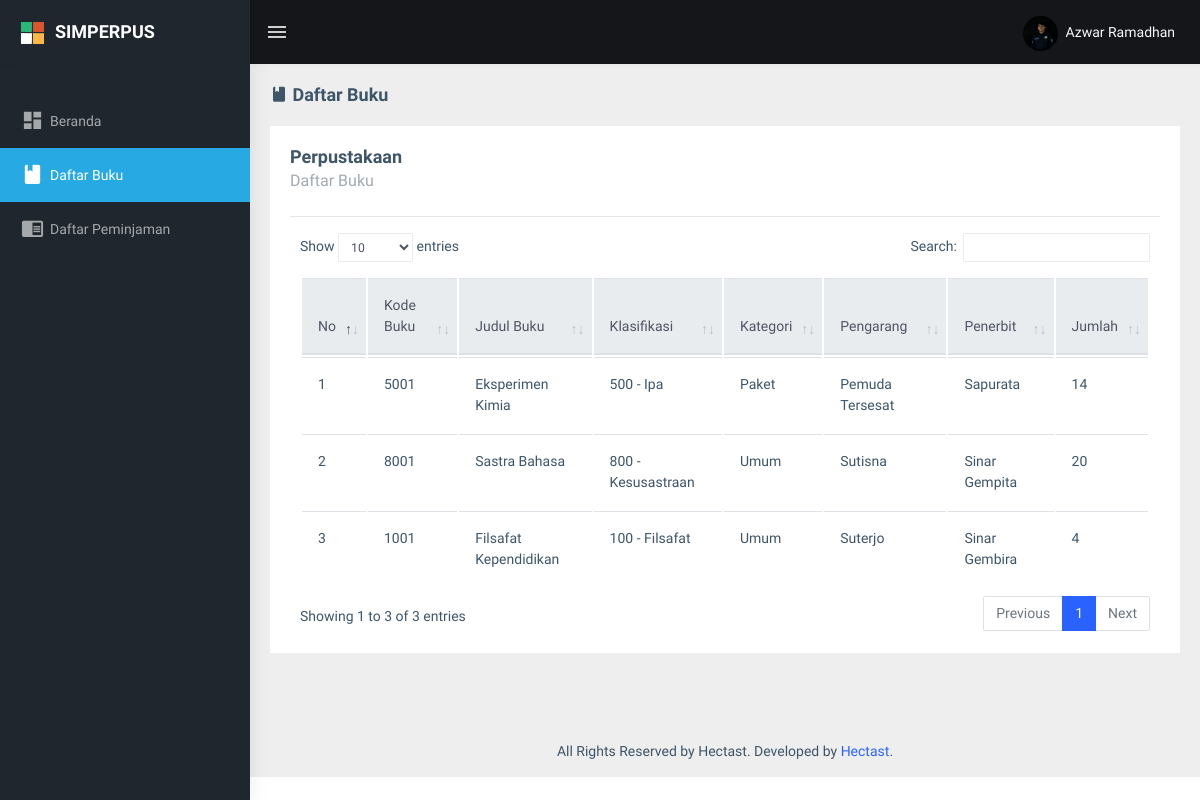
Page /daftar_buku (signed in) on the committed database.
### tables this page shows
CREATE TABLE `anggota` (
  `nisn` varchar(20) NOT NULL,
  `nama_lengkap` varchar(100) NOT NULL,
  `no_hp` varchar(14) NOT NULL,
  `tempat_lahir` varchar(20) NOT NULL,
  `tgl_lahir` date NOT NULL,
  `jk` varchar(10) NOT NULL,
  `id_kelas` int(11) NOT NULL,
  `thn_masuk` varchar(4) NOT NULL,
  `foto` varchar(50) NOT NULL,
  `pass` varchar(80) NOT NULL,
  `username` varchar(50) NOT NULL
);

CREATE TABLE `buku` (
  `id_buku` int(11) NOT NULL,
  `kode_isbn` varchar(100) NOT NULL,
  `no_buku` char(6) NOT NULL,
  `judul_buku` varchar(120) NOT NULL,
  `pengarang` varchar(100) NOT NULL,
  `penerbit` varchar(100) NOT NULL,
  `tahun_terbit` varchar(5) NOT NULL,
  `tempat_terbit` varchar(100) NOT NULL,
  `kategori_buku` tinyint(4) NOT NULL,
  `kode_klasifikasi` char(3) NOT NULL,
  `jilid_edisi` varchar(20) NOT NULL,
  `jumlah_buku` int(11) NOT NULL,
  `sumber_dana` varchar(50) NOT NULL,
  `harga_satuan` int(11) NOT NULL,
  `tanggal_input` datetime NOT NULL
);

CREATE TABLE `klasifikasi` (
  `kode_klasifikasi` char(3) NOT NULL,
  `klasifikasi` varchar(50) NOT NULL
);

### app/get_data.php (called while the page is built, shortened)
<?php
    if (isset($_SESSION['unique_user']) && $_SESSION['type_user'] == "anggota") {
        $stmt_data = $mysqli->prepare("SELECT * FROM anggota WHERE nisn='{$_SESSION['unique2_user']}'");
        $stmt_data->execute();
        $result_data = $stmt_data->get_result();
        $row_data = $result_data->fetch_object();
    } else if (isset($_SESSION['unique_user']) && $_SESSION['type_user'] == "guru") {
        $stmt_data = $mysqli->prepare("SELECT * FROM guru WHERE nuptk='{$_SESSION['unique2_user']}'");
        $stmt_data->execute();
        $result_data = $stmt_data->get_result();
        $row_data = $result_data->fetch_object();
        $stmt_transaksi = $mysqli->prepare("SELECT * FROM transaksi WHERE nuptk='{$_SESSION['unique2_user']}'");
        $stmt_transaksi->execute();
        $result_transaksi = $stmt_transaksi->get_result();
        $row_transaksi = $result_transaksi->fetch_object();
        $stmt_transaksi2 = $mysqli->prepare("SELECT * FROM transaksi WHERE tgl_kembali='0' AND nuptk='{$_SESSION['unique2_user']}'");
        $stmt_transaksi2->execute();
        $result_transaksi2 = $stmt_transaksi2->get_result();
        $row_transaksi2 = $result_transaksi2->fetch_object();
        $stmt_transaksi->close();
        $stmt_data->close();
        $stmt_transaksi2->close();
    } else if (isset($_SESSION['unique_user']) && $_SESSION['type_user'] == "admin") {
        $stmt_data = $mysqli->prepare("SELECT * FROM admin WHERE id_admin='{$_SESSION['unique2_user']}'");
        $stmt_data->execute();
        $result_data = $stmt_data->get_result();
        $row_data = $result_data->fetch_object();
        $stmt_data->close();
    }
?>

### views/pages/user/daftar_buku.php (the view)
<div class="page-wrapper">
    <div class="page-breadcrumb">
        <div class="row">
            <div class="col-12 d-flex no-block align-items-center">
                <h4 class="page-title"><i class="<?= $icon ?>"></i> <?= $title ?></h4>
            </div>
        </div>
    </div>
    <div class="container-fluid">
        <div class="row">
            <div class="col-md-12">
                <div class="card">
                    <div class="card-body">
                        <div class="d-md-flex align-items-center">
                            <div>
                                <h4 class="card-title">Perpustakaan</h4>
                                <h5 class="card-subtitle"><?= $title ?></h5>
                            </div>
                        </div>
                        <hr>
                        <div class="row">
                            <div class="col-lg-12">
                                <div class="table-responsive">
                                    <table class="table table-hover" id="datatable_r">
                                        <thead class="thead-light">
                                            <tr>
                                                <th>No</th>
                                                <th>Kode Buku</th>
                                                <th>Judul Buku</th>
                                                <th>Klasifikasi</th>
                                                <th>Kategori</th>
                                                <th>Pengarang</th>
                                                <th>Penerbit</th>
                                                <th>Jumlah</th>
                                            </tr>
                                        </thead>
                                        <tbody>
                                            <?php
                                                $nomor = 1;
                                                $query = $mysqli->prepare("SELECT * FROM buku JOIN klasifikasi ON buku.kode_klasifikasi = klasifikasi.kode_klasifikasi");
                                                $query->execute();
                                                $result = $query->get_result();
                                                while ($row = $result->fetch_object()) {
                                                ?>
                                                    <tr>
                                                        <td><?= $nomor; ?></td>
                                                        <td><?= $row->no_buku; ?></td>
                                                        <td><?= $row->judul_buku; ?></td>
                                                        <td><?= $row->kode_klasifikasi; ?> - <?= $row->klasifikasi; ?></td>
                                                        <td>
                                                            <?php if ($row->kategori_buku == 1) : ?>
                                                                Umum
                                                            <?php elseif ($row->kategori_buku == 0) : ?>
                                                                Paket
                                                            <?php else : ?>
                                                                -
                                                            <?php endif; ?>
                                                        </td>
                                                        <td><?= $row->pengarang; ?></td>
                                                        <td><?= $row->penerbit; ?></td>
                                                        <td><?= $row->jumlah_buku; ?></td>
                                                    </tr>
                                            <?php
                                                $nomor++;
                                                }
                                            ?>
                                        </tbody>
                                    </table>
                                </div>
                            </div>
                        </div>
                    </div>
                </div>
            </div>
        </div>
    </div>

### views/layout/header.php (shortened to what this page needs)
<!DOCTYPE html>
<html dir="ltr" lang="en">
<head>
    <link href="public/assets/libs/flot/css/float-chart.css" rel="stylesheet">
    <link href="public/assets/libs/datatables.net-bs4/css/dataTables.bootstrap4.css" rel="stylesheet">
    <link rel="stylesheet" href="public/dist/css/icons/font-awesome/css/fontawesome.css">
    <link rel="stylesheet" href="public/dist/css/yearpicker.css">
    <link rel="stylesheet" href="public/assets/libs/select2/dist/css/select2.min.css">
    <link href="public/dist/css/style.min.css" rel="stylesheet">
</head>
<body>

### views/layout/navbar.php (shortened to what this page needs)
<div id="main-wrapper">
    <header class="topbar" data-navbarbg="skin5">
        <nav class="navbar top-navbar navbar-expand-md navbar-dark">
            <div class="navbar-header" data-logobg="skin5">
                <?php if (isset($_GET['views_admin'])) : ?>
                    <a class="navbar-brand" href="beranda_admin">
                        <b class="logo-icon p-l-10">
                            <img src="public/assets/images/logo-icon.png" alt="homepage" class="light-logo" />
                        </b>
                        <span class="logo-text">
                            <h4 class="light-logo mt-2">SIMPERPUS</h4>
                        </span>
                    </a>
                <?php elseif (isset($_GET['views_user'])) : ?>
                    <a class="navbar-brand" href="beranda">
                        <b class="logo-icon p-l-10">
                            <img src="public/assets/images/logo-icon.png" alt="homepage" class="light-logo" />
                        </b>
                        <span class="logo-text">
                            <h4 class="light-logo mt-2">SIMPERPUS</h4>
                        </span>
                    </a>
                <?php endif; ?>
            </div>
            <div class="navbar-collapse collapse" id="navbarSupportedContent" data-navbarbg="skin5">
                <ul class="navbar-nav float-left mr-auto">
                    <li class="nav-item d-none d-md-block"><a class="nav-link sidebartoggler waves-effect waves-light" href="javascript:void(0)" data-sidebartype="mini-sidebar"><i class="mdi mdi-menu font-24"></i></a></li>
                </ul>
                <ul class="navbar-nav float-right">
                    <li class="nav-item dropdown">
                        <?php if (isset($_GET['views_admin'])) : ?>
                            <a class="nav-link dropdown-toggle text-muted waves-effect waves-dark pro-pic" href="" data-toggle="dropdown" aria-haspopup="true" aria-expanded="false">
                                <img src="public/assets/images/users/1.jpg" alt="user" class="rounded-circle" width="31">
                                <span class="text-light ml-1"><?= $row_data->nama; ?></span>
                            </a>
                            <div class="dropdown-menu dropdown-menu-right user-dd animated">
                                <a class="dropdown-item" href="javascript:void(0)" data-toggle="modal" data-target="#modalPengaturanAkun"><i class="ti-settings m-r-5 m-l-5"></i> Pengaturan Akun</a>
                                <a class="dropdown-item" href="app/aksi_logout.php" onclick="return confirm('Yakin ingin keluar dari akun ini ?')"><i class="fa fa-power-off m-r-5 m-l-5"></i> Logout</a>
                            </div>
                        <?php elseif (isset($_GET['views_user'])) : ?>
                            <a class="nav-link dropdown-toggle text-muted waves-effect waves-dark pro-pic" href="" data-toggle="dropdown" aria-haspopup="true" aria-expanded="false">
                                <img src="public/uploads/<?= $row_data->foto; ?>" alt="user" class="rounded-circle" height="35" width="35" style="object-fit:cover;">
                                <span class="text-light ml-1"><?= $row_data->nama_lengkap; ?></span>
                            </a>
                        <?php endif; ?>
                    </li>
                </ul>
            </div>
        </nav>
    </header>

### views/layout/sidebar.php (shortened to what this page needs)
<aside class="left-sidebar" data-sidebarbg="skin5">
    <div class="scroll-sidebar">
        <nav class="sidebar-nav">
            <ul id="sidebarnav" class="p-t-30">
                <?php if (isset($_GET['views_admin'])) : ?>
                <li class="sidebar-item"> <a class="sidebar-link waves-effect waves-dark sidebar-link" href="beranda_admin" aria-expanded="false"><i class="mdi mdi-view-dashboard"></i><span class="hide-menu">Beranda</span></a></li>
                <li class="sidebar-item"> <a class="sidebar-link has-arrow waves-effect waves-dark" href="javascript:void(0)" aria-expanded="false"><i class="mdi mdi-receipt"></i><span class="hide-menu">Master Data </span></a>
                    <ul aria-expanded="false" class="collapse  first-level">
                        <li class="sidebar-item"><a href="data_kelas" class="sidebar-link"><i class="fas fa-clipboard"></i><span class="hide-menu"> Data Kelas </span></a></li>
                        <li class="sidebar-item"><a href="data_anggota" class="sidebar-link"><i class="fas fa-users"></i><span class="hide-menu"> Data Anggota </span></a></li>
                        <li class="sidebar-item"><a href="data_guru" class="sidebar-link"><i class="fas fa-user"></i><span class="hide-menu"> Data Guru </span></a></li>
                        <li class="sidebar-item"><a href="data_buku" class="sidebar-link"><i class="fas fa-book"></i><span class="hide-menu"> Data Buku </span></a></li>
                        <li class="sidebar-item"><a href="data_non_buku" class="sidebar-link"><i class="fas fa-box"></i><span class="hide-menu"> Data Non Buku </span></a></li>
                    </ul>
                </li>
                <li class="sidebar-item"> <a class="sidebar-link waves-effect waves-dark sidebar-link" href="peminjaman" aria-expanded="false"><i class="fas fa-address-book"></i><span class="hide-menu">Peminjaman</span></a></li>
                <?php elseif (isset($_GET['views_user'])) : ?>
                <li class="sidebar-item"> <a class="sidebar-link waves-effect waves-dark sidebar-link" href="beranda" aria-expanded="false"><i class="mdi mdi-view-dashboard"></i><span class="hide-menu">Beranda</span></a></li>
                <li class="sidebar-item"> <a class="sidebar-link waves-effect waves-dark sidebar-link" href="daftar_buku" aria-expanded="false"><i class="mdi mdi-book"></i><span class="hide-menu">Daftar Buku</span></a></li>
                <li class="sidebar-item"> <a class="sidebar-link waves-effect waves-dark sidebar-link" href="daftar_peminjaman" aria-expanded="false"><i class="mdi mdi-book-open"></i><span class="hide-menu">Daftar Peminjaman</span></a></li>
                <?php endif; ?>
            </ul>
        </nav>
    </div>
</aside>

### user.php (shortened to what this page needs)
<?php
include 'app/env.php';
?>
<?php
include 'app/get_data.php';
if (isset($_GET['views_user']) && $_GET['views_user'] == 'beranda') {
    $title = 'Beranda';
    $icon = 'mdi mdi-view-dashboard';
} else if (isset($_GET['views_user']) && $_GET['views_user'] == 'daftar_buku') {
    $title = 'Daftar Buku';
    $icon = 'mdi mdi-book';
} else if (isset($_GET['views_user']) && $_GET['views_user'] == 'daftar_peminjaman') {
    $title = 'Daftar Peminjaman';
    $icon = 'mdi mdi-book-open';
} else {
    $title = 'Beranda';
    $icon = 'mdi mdi-view-dashboard';
}
include 'views/layout/header.php';
include 'views/layout/navbar.php';
include 'views/layout/sidebar.php';
if (isset($_GET['views_user']) && $_GET['views_user'] == 'beranda') {
    include 'views/pages/user/beranda.php';
} else if (isset($_GET['views_user']) && $_GET['views_user'] == 'daftar_buku') {
    include 'views/pages/user/daftar_buku.php';
} else if (isset($_GET['views_user']) && $_GET['views_user'] == 'daftar_peminjaman') {
    include 'views/pages/user/daftar_peminjaman.php';
} else {
    include 'views/pages/user/beranda.php';
}
include 'views/layout/footer.php';
?>

### views/layout/footer.php (shortened to what this page needs)
<footer class="footer text-center">
    All Rights Reserved by Hectast. Developed by <a href="https://github.com/hectast" target="_BLANK">Hectast</a>.
</footer>
</div>
</div>
</body>
</html>

### rows in the picture
anggota: foto (picture), nama_lengkap "Azwar Ramadhan"
buku: no_buku "5001", judul_buku "Eksperimen Kimia", kode_klasifikasi.kode_klasifikasi "500", kode_klasifikasi.klasifikasi "Ipa", kategori_buku "Paket", pengarang "Pemuda Tersesat", penerbit "Sapurata", jumlah_buku "14"
buku: no_buku "8001", judul_buku "Sastra Bahasa", kode_klasifikasi.kode_klasifikasi "800", kode_klasifikasi.klasifikasi "Kesusastraan", kategori_buku "Umum", pengarang "Sutisna", penerbit "Sinar Gempita", jumlah_buku "20"
buku: no_buku "1001", judul_buku "Filsafat Kependidikan", kode_klasifikasi.kode_klasifikasi "100", kode_klasifikasi.klasifikasi "Filsafat", kategori_buku "Umum", pengarang "Suterjo", penerbit "Sinar Gembira", jumlah_buku "4"

### other values in the picture
$title "Daftar Buku"
